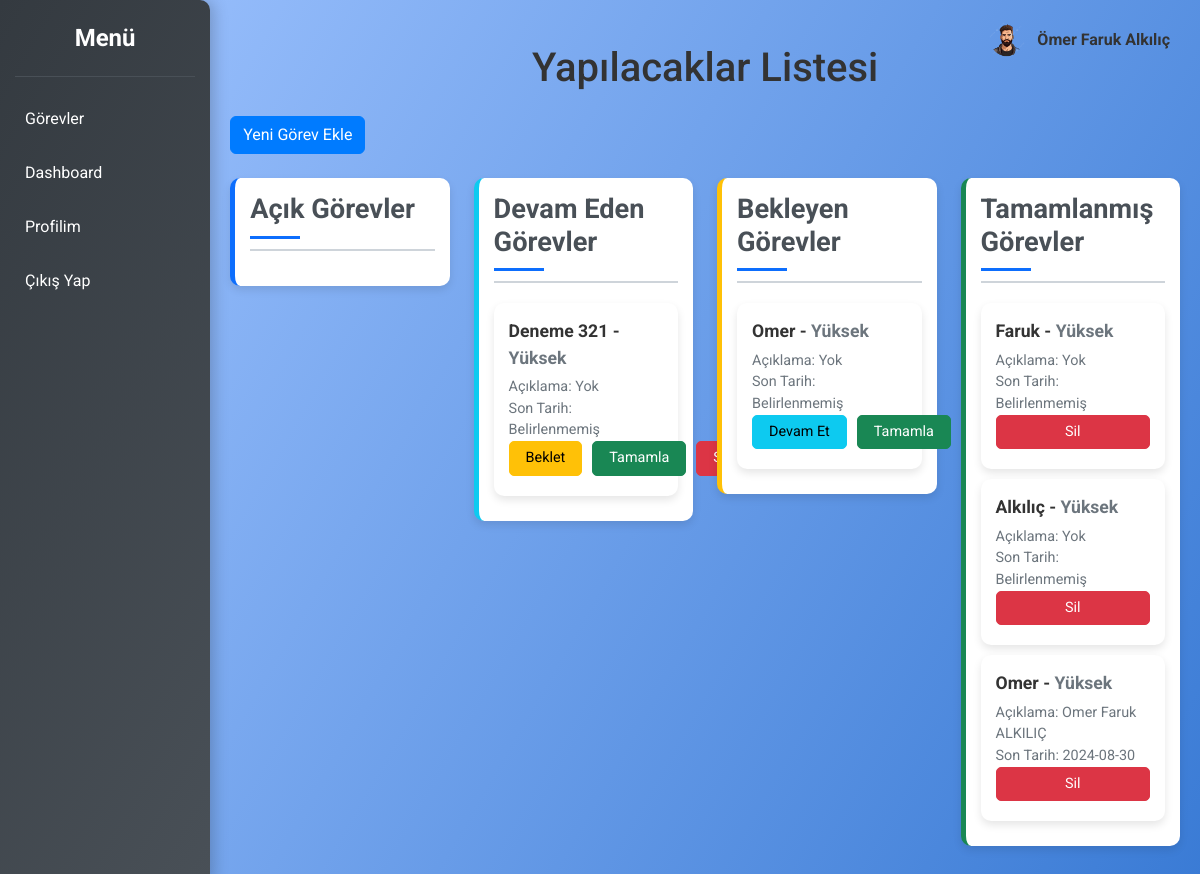
Screenshot of / (signed in) with the database file from the repository.
### app.py (models this page shows, shortened)
class Task(db.Model):
    id = db.Column(db.Integer, primary_key=True)
    task = db.Column(db.String(200), nullable=False)
    description = db.Column(db.String(500), nullable=True)  # Yeni alan
    due_date = db.Column(db.DateTime, nullable=True)  # Yeni alan
    priority = db.Column(db.String(10), nullable=False)
    status = db.Column(db.String(20), nullable=False, default='Open')  # Yeni status alanı
    completed = db.Column(db.Boolean, default=False)
    user_id = db.Column(db.Integer, db.ForeignKey('user.id'), nullable=False)

### app.py (the view)
@app.route('/')
def index():
    user_id = session.get('user_id')
    if not user_id:
        return redirect(url_for('login'))
    tasks = Task.query.filter_by(user_id=user_id).all()
    return render_template('index.html', tasks=tasks, enumerate=enumerate)

### templates/index.html (shortened to what this page needs)
<!DOCTYPE html>
<html lang="tr">
<head>
  <link href="https://cdn.jsdelivr.net/npm/bootstrap@5.3.0/dist/css/bootstrap.min.css" rel="stylesheet">
  <link rel="stylesheet" href="{{ url_for('static', filename='style.css') }}">
  </head>
  <body>
      <div class="sidebar">
          <div class="sidebar-header">Menü</div>
          <a href="{{ url_for('index') }}">Görevler</a>
          <a href="{{ url_for('dashboard') }}">Dashboard</a>
          <a href="{{ url_for('profile') }}">Profilim</a>
          <a href="{{ url_for('logout') }}">Çıkış Yap</a>
      </div>
      <div class="content container">
          {% if session.get('user_id') %}
              <div class="dropdown profile">
                  <img src="{{ url_for('static', filename='images/' + session.get('avatar', 'default_avatar.png')) }}" alt="Avatar" id="profileDropdown" data-bs-toggle="dropdown" aria-expanded="false">
                  <span class="username" id="profileDropdown" data-bs-toggle="dropdown" aria-expanded="false">
                      {{ session.get('first_name', 'Kullanıcı') }} {{ session.get('last_name', '') }}
                  </span>
              </div>
          {% endif %}
        <h1 class="my-4 text-center">Yapılacaklar Listesi</h1>
        {% if session.get('user_id') %}
            <button type="button" class="btn btn-primary mb-4" data-bs-toggle="modal" data-bs-target="#addTaskModal">
                Yeni Görev Ekle
            </button>
            <div class="row">
                <div class="col-md-3">
                    <div class="task-section open-tasks">
                        <h3>Açık Görevler</h3>
                    </div>
                </div>
                <div class="col-md-3">
                    <div class="task-section ongoing-tasks">
                        <h3>Devam Eden Görevler</h3>
                        {% for task in tasks if task.status == 'Ongoing' %}
                            <div class="task-card">
                                <div class="task-header">{{ task.task }} - <span class="task-priority">{{ task.priority }}</span></div>
                                <div class="task-details">
                                    <div>Açıklama: {{ task.description or 'Yok' }}</div>
                                    <div>Son Tarih: {{ task.due_date.strftime('%Y-%m-%d') if task.due_date else 'Belirlenmemiş' }}</div>
                                </div>
                                <div class="task-actions">
                                    <a href="{{ url_for('change_status', task_id=task.id, new_status='Pending') }}" class="btn btn-warning btn-sm">Beklet</a>
                                    <a href="{{ url_for('change_status', task_id=task.id, new_status='Completed') }}" class="btn btn-success btn-sm">Tamamla</a>
                                    <a href="{{ url_for('delete', task_id=task.id) }}" class="btn btn-danger btn-sm">Sil</a>
                                </div>
                            </div>
                        {% endfor %}
                    </div>
                </div>
                <div class="col-md-3">
                    <div class="task-section pending-tasks">
                        <h3>Bekleyen Görevler</h3>
                        {% for task in tasks if task.status == 'Pending' %}
                            <div class="task-card">
                                <div class="task-header">{{ task.task }} - <span class="task-priority">{{ task.priority }}</span></div>
                                <div class="task-details">
                                    <div>Açıklama: {{ task.description or 'Yok' }}</div>
                                    <div>Son Tarih: {{ task.due_date.strftime('%Y-%m-%d') if task.due_date else 'Belirlenmemiş' }}</div>
                                </div>
                                <div class="task-actions">
                                    <a href="{{ url_for('change_status', task_id=task.id, new_status='Ongoing') }}" class="btn btn-info btn-sm">Devam Et</a>
                                    <a href="{{ url_for('change_status', task_id=task.id, new_status='Completed') }}" class="btn btn-success btn-sm">Tamamla</a>
                                    <a href="{{ url_for('delete', task_id=task.id) }}" class="btn btn-danger btn-sm">Sil</a>
                                </div>
                            </div>
                        {% endfor %}
                    </div>
                </div>
                <div class="col-md-3">
                    <div class="task-section completed-tasks">
                        <h3>Tamamlanmış Görevler</h3>
                        {% for task in tasks if task.status == 'Completed' %}
                            <div class="task-card">
                                <div class="task-header">{{ task.task }} - <span class="task-priority">{{ task.priority }}</span></div>
                                <div class="task-details">
                                    <div>Açıklama: {{ task.description or 'Yok' }}</div>
                                    <div>Son Tarih: {{ task.due_date.strftime('%Y-%m-%d') if task.due_date else 'Belirlenmemiş' }}</div>
                                </div>
                                <div class="task-actions">
                                    <a href="{{ url_for('delete', task_id=task.id) }}" class="btn btn-danger btn-sm">Sil</a>
                                </div>
                            </div>
                        {% endfor %}
                    </div>
                </div>
            </div>
        {% else %}
            <div class="alert alert-info text-center">
                Lütfen <a href="{{ url_for('login') }}" class="alert-link">Giriş Yapın</a> veya <a href="{{ url_for('register') }}" class="alert-link">Kayıt Olun</a> ve görevlerinizi yönetin.
            </div>
        {% endif %}
      </div>
  </body>
</html>

### static/style.css (style rules this page uses)
body { font-family: 'Roboto', sans-serif; background: linear-gradient(120deg, #a0c4ff, #3a7bd5); color: #333; margin: 0; padding: 0; }
.sidebar { width: 250px; background: linear-gradient(120deg, #343a40, #495057); padding-top: 20px; padding-left: 15px; padding-right: 15px; color: white; min-height: 100vh; box-shadow: 2px 0 5px rgba(0, 0, 0, 0.1); border-radius: 0 10px 10px 0; transition: transform 0.3s ease; }
.sidebar .sidebar-header { font-size: 1.8rem; font-weight: 700; text-align: center; padding-bottom: 20px; border-bottom: 1px solid #495057; margin-bottom: 20px; }
.sidebar a { display: block; color: white; padding: 10px; text-decoration: none; border-radius: 5px; margin-bottom: 10px; transition: background-color 0.3s ease, transform 0.3s ease; }
.task-section { border-radius: 10px; padding: 15px; background-color: #ffffff; margin-bottom: 20px; box-shadow: 0 4px 8px rgba(0, 0, 0, 0.1); transition: transform 0.3s ease, box-shadow 0.3s ease; border: none; }
h3 { border-bottom: 2px solid #ced4da; padding-bottom: 10px; margin-bottom: 20px; font-size: 1.7rem; color: #495057; font-weight: 700; }
.open-tasks { background-color: #cce5ff; border-left: 5px solid #007bff; }
.ongoing-tasks { background-color: #b8daff; border-left: 5px solid #0056b3; }
.pending-tasks { background-color: #d6e9ff; border-left: 5px solid #339af0; }
.completed-tasks { background-color: #cce5ff; border-left: 5px solid #007bff; }
.profile { position: absolute; top: 20px; right: 20px; display: flex; align-items: center; }
.profile img { border-radius: 50%; width: 40px; height: 40px; object-fit: cover; margin-right: 10px; cursor: pointer; }
.profile .username { margin-right: 10px; font-weight: bold; font-size: 1rem; cursor: pointer; }
.task-actions a { margin-bottom: 5px; white-space: nowrap; padding: 0.35rem 1rem; font-size: 0.9rem; transition: background-color 0.3s ease, transform 0.3s ease; border-radius: 5px; }
.btn-primary { background-color: #007bff; border-color: #007bff; }

### templates/index.html (style rules this page uses)
body { background-color: #f5f7fa; font-family: 'Roboto', sans-serif; display: flex; }
.sidebar { width: 250px; background-color: #343a40; padding-top: 20px; padding-left: 15px; padding-right: 15px; color: white; min-height: 100vh; }
.sidebar .sidebar-header { font-size: 1.5rem; font-weight: bold; text-align: center; padding-bottom: 20px; border-bottom: 1px solid #495057; }
.sidebar a { display: block; color: white; padding: 10px; text-decoration: none; border-radius: 5px; margin-bottom: 10px; }
.content { flex-grow: 1; padding: 20px; }
.task-section { border-radius: 10px; padding: 15px; margin-bottom: 20px; box-shadow: 0 4px 8px rgba(0, 0, 0, 0.1); background-color: white; }
.task-section h3 { margin-bottom: 20px; padding-bottom: 10px; border-bottom: 2px solid #ced4da; color: #495057; }
.task-section h3:after { content: ''; display: block; width: 50px; height: 3px; background-color: #0d6efd; margin-top: 10px; }
.open-tasks { border-left: 5px solid #0d6efd; }
.ongoing-tasks { border-left: 5px solid #0dcaf0; }
.pending-tasks { border-left: 5px solid #ffc107; }
.completed-tasks { border-left: 5px solid #198754; }
.profile { position: absolute; top: 20px; right: 20px; display: flex; align-items: center; }
.profile img { border-radius: 50%; width: 40px; height: 40px; object-fit: cover; margin-right: 10px; cursor: pointer; }
.profile .username { margin-right: 10px; font-weight: bold; cursor: pointer; }
.task-card { background-color: #fff; border-radius: 10px; box-shadow: 0 4px 8px rgba(0, 0, 0, 0.1); padding: 15px; margin-bottom: 10px; }
.task-header { font-weight: bold; font-size: 1.1em; margin-bottom: 5px; }
.task-priority { color: #6c757d; margin-bottom: 10px; }
.task-actions { display: flex; justify-content: space-between; gap: 10px; }
.task-actions a { flex-grow: 1; text-align: center; }
.task-details { font-size: 0.9em; color: #6c757d; }

### rows the page displays
Task: get "Alkılıç", task "Alkılıç", priority "Yüksek", description "Yok", due_date "Belirlenmemiş"
Task: task "Deneme 321", priority "Yüksek", description "Yok", due_date "Belirlenmemiş"
Task: task "Omer", priority "Yüksek", description "Yok", due_date "Belirlenmemiş"
Task: task "Faruk", priority "Yüksek", description "Yok", due_date "Belirlenmemiş"
Task: task "Omer", priority "Yüksek", description "Omer Faruk ALKILIÇ", due_date "2024-08-30"

### other values shown
{{ session.get('first_name', 'Kullanıcı') }} "Ömer Faruk"
